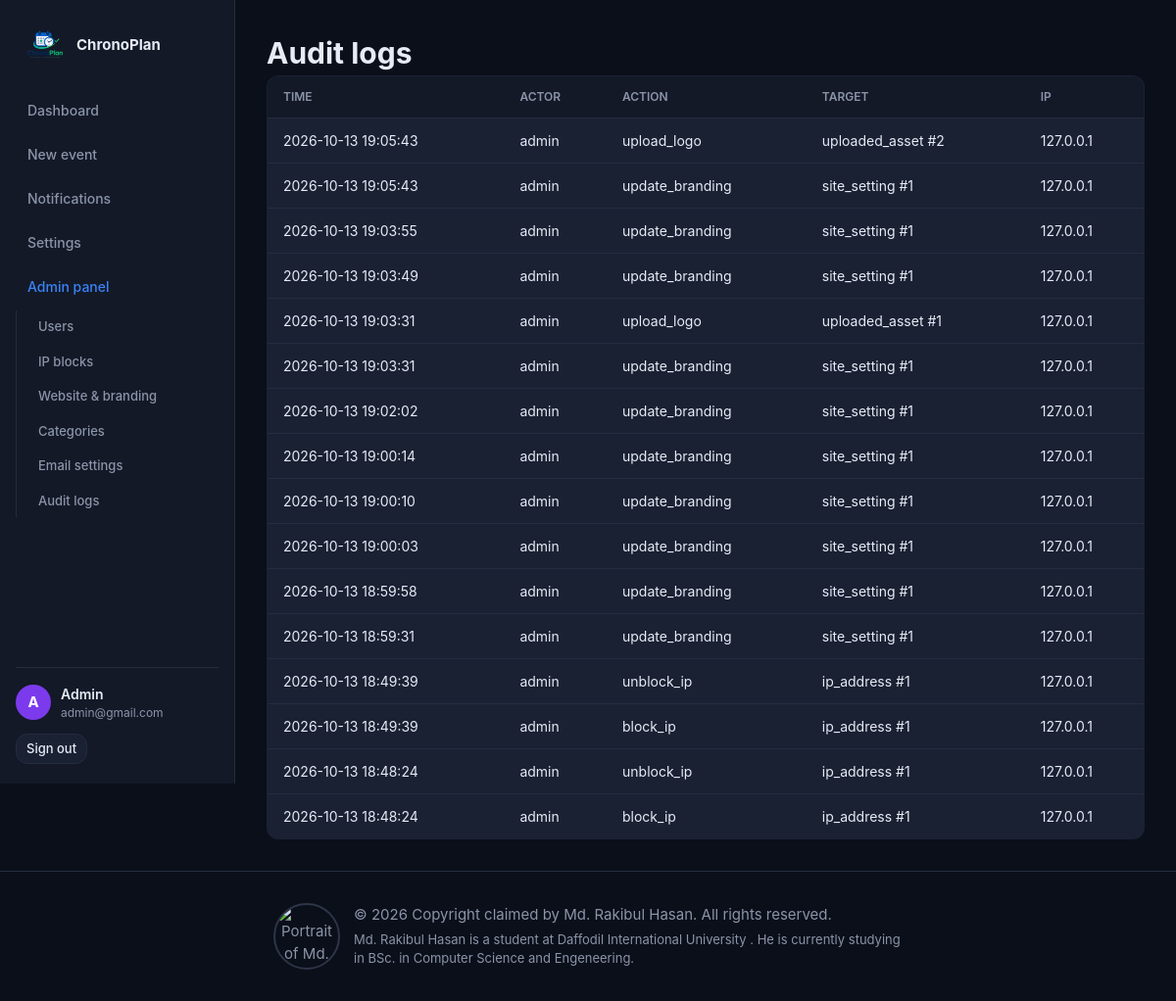
Screenshot of /admin/audit-logs (signed in) with the database file from the repository.
### app.py (models this page shows, shortened)
class SiteSetting(db.Model):
    __tablename__ = 'site_settings'
    id = db.Column(db.Integer, primary_key=True)
    site_name = db.Column(db.String(120), default='ChronoPlan', nullable=False)
    site_tagline = db.Column(db.String(255), default='Plan ahead. Live in the moment.',
                             nullable=False)
    site_description = db.Column(db.Text,
        default='A personal countdown and goal management platform.', nullable=False)
    footer_text = db.Column(db.Text, default='', nullable=False)
    copyright_owner = db.Column(db.String(120), default='Md. Rakibul Hasan', nullable=False)
    logo_url = db.Column(db.String(255), default='', nullable=False)
    favicon_url = db.Column(db.String(255), default='', nullable=False)
    accent_color = db.Column(db.String(20), default='#7c3aed', nullable=False)
    default_theme = db.Column(db.String(10), default='dark', nullable=False)
    hero_title = db.Column(db.String(200), default='Count down to what matters.',
                           nullable=False)
    hero_subtitle = db.Column(db.Text,
        default="Track exams, deadlines, goals, and life's most important moments.",
        nullable=False)
    registration_enabled = db.Column(db.Boolean, default=True, nullable=False)
    maintenance_mode = db.Column(db.Boolean, default=False, nullable=False)
    default_timezone = db.Column(db.String(50), default='UTC', nullable=False)
    max_upload_mb = db.Column(db.Integer, default=16, nullable=False)
    contact_email = db.Column(db.String(120), default='', nullable=False)
    social_twitter = db.Column(db.String(255), default='', nullable=False)
    social_github = db.Column(db.String(255), default='', nullable=False)
    social_linkedin = db.Column(db.String(255), default='', nullable=False)
    updated_at = db.Column(db.DateTime, default=utcnow, onupdate=utcnow)
    @classmethod
    def get(cls):
        s = cls.query.first()
        if not s:
            s = cls()
            db.session.add(s)
            db.session.commit()
        return s

class User(UserMixin, db.Model):
    __tablename__ = 'users'
    id = db.Column(db.Integer, primary_key=True)
    name = db.Column(db.String(120), nullable=False)
    username = db.Column(db.String(80), unique=True, nullable=False, index=True)
    email = db.Column(db.String(255), unique=True, nullable=False, index=True)
    password_hash = db.Column(db.String(255), nullable=False)
    role = db.Column(db.String(20), default=Role.USER, nullable=False)
    is_active_user = db.Column(db.Boolean, default=True, nullable=False)
    profile_picture = db.Column(db.String(255), nullable=True)
    email_verified = db.Column(db.Boolean, default=False)
    created_at = db.Column(db.DateTime, default=utcnow, nullable=False)
    last_seen = db.Column(db.DateTime, default=utcnow, onupdate=utcnow)
    preferences = db.relationship('UserPreference', uselist=False,
                                  back_populates='user', cascade='all, delete-orphan')
    events = db.relationship('CountdownEvent', back_populates='user',
                             cascade='all, delete-orphan', lazy='dynamic')
    notifications = db.relationship('Notification', back_populates='user',
                                    cascade='all, delete-orphan', lazy='dynamic')
    @property
    def is_active(self):
        return self.is_active_user
    @property
    def is_admin(self):
        return self.role == Role.ADMIN

class AuditLog(db.Model):
    __tablename__ = 'audit_logs'
    id = db.Column(db.Integer, primary_key=True)
    actor_id = db.Column(db.Integer, db.ForeignKey('users.id', ondelete='SET NULL'),
                         nullable=True)
    actor_username = db.Column(db.String(80), nullable=True)
    action = db.Column(db.String(100), nullable=False, index=True)
    target_type = db.Column(db.String(50), nullable=True)
    target_id = db.Column(db.Integer, nullable=True)
    metadata_json = db.Column('metadata', db.JSON, nullable=True)
    ip_address = db.Column(db.String(45), nullable=True)
    timestamp = db.Column(db.DateTime, default=utcnow, nullable=False, index=True)
    actor = db.relationship('User')

### app.py (the view)
@app.route('/admin/audit-logs')
@login_required
@admin_required
def admin_audit_logs():
    page = request.args.get('page', 1, type=int)
    pagination = AuditLog.query.order_by(AuditLog.timestamp.desc()) \
        .paginate(page=page, per_page=50, error_out=False)
    return render_template('admin/audit_logs.html',
        logs=pagination.items, pagination=pagination)

### app.py (called while the page is built)
def admin_required(f):
    @wraps(f)
    def decorated(*args, **kwargs):
        if not current_user.is_authenticated:
            abort(401)
        if not current_user.is_admin:
            abort(403)
        return f(*args, **kwargs)
    return decorated

def get_settings():
    return SiteSetting.get()

@login_manager.user_loader
def load_user(user_id):
    return User.query.get(int(user_id))

@app.context_processor
def inject_unread_notifications():
    unread = 0
    if current_user.is_authenticated:
        unread = Notification.query.filter_by(
            user_id=current_user.id, is_read=False
        ).count()
    return {'unread_notifications': unread}

@app.before_request
def reject_blocked_ip():
    remote_addr = request.remote_addr
    if not remote_addr:
        return
    try:
        address = ipaddress.ip_address(remote_addr).compressed
    except ValueError:
        return
    if BlockedIP.query.filter_by(address=address).first():
        abort(403)

@app.after_request
def add_security_headers(resp):
    resp.headers.setdefault('X-Content-Type-Options', 'nosniff')
    resp.headers.setdefault('X-Frame-Options', 'SAMEORIGIN')
    resp.headers.setdefault('X-XSS-Protection', '1; mode=block')
    resp.headers.setdefault('Referrer-Policy',
                           'strict-origin-when-cross-origin')
    return resp

@app.before_request
def check_maintenance():
    try:
        s = get_settings()
        if s.maintenance_mode:
            public = ['static', 'serve_upload', 'login']
            if request.endpoint and request.endpoint not in public:
                if not (current_user.is_authenticated and current_user.is_admin):
                    return render_template('errors/maintenance.html'), 503
    except Exception:
        pass

@app.before_request
def admin_gate():
    if request.endpoint and request.endpoint.startswith('admin_'):
        if not current_user.is_authenticated:
            return redirect(url_for('login', next=request.url))
        if not current_user.is_admin:
            abort(403)

### templates/admin/audit_logs.html (shortened to what this page needs)
{% extends 'dashboard_base.html' %}
{% block dashboard_content %}
<h1>Audit logs</h1>
<table class="admin-table">
  <thead><tr><th>Time</th><th>Actor</th><th>Action</th><th>Target</th><th>IP</th></tr></thead>
  <tbody>
    {% for log in logs %}
    <tr>
      <td>{{ log.timestamp.strftime('%Y-%m-%d %H:%M:%S') }}</td>
      <td>{{ log.actor_username or '—' }}</td>
      <td>{{ log.action }}</td>
      <td>{{ log.target_type }} #{{ log.target_id or '—' }}</td>
      <td>{{ log.ip_address or '—' }}</td>
    </tr>
    {% endfor %}
  </tbody>
</table>
{% endblock %}

### templates/dashboard_base.html (shortened to what this page needs)
{% extends 'base.html' %}
{% block layout %}
<div class="app-shell">
  <aside class="sidebar">
    <a class="sidebar-brand" href="{{ url_for('dashboard_index') }}">
      {% if logo_url %}
      <img src="/uploads/{{ logo_url }}" alt="{{ site_name }}" class="sidebar-logo">
      {% else %}
      <span class="brand-mark small"></span>
      {% endif %}
      <span>{{ site_name }}</span>
    </a>
    <nav class="sidebar-nav">
      <a href="{{ url_for('dashboard_index') }}" class="sidebar-link">Dashboard</a>
      <a href="{{ url_for('new_event') }}" class="sidebar-link">New event</a>
      <a href="{{ url_for('notifications') }}" class="sidebar-link">
        Notifications
      </a>
      <a href="{{ url_for('dashboard_settings') }}" class="sidebar-link">Settings</a>
      {% if current_user.is_admin %}
      <a href="{{ url_for('admin_overview') }}" class="sidebar-link admin-link">Admin panel</a>
      <div class="sidebar-admin-links" aria-label="Administration">
        <a href="{{ url_for('admin_users') }}" class="sidebar-link">Users</a>
        <a href="{{ url_for('admin_ip_blocks') }}" class="sidebar-link">IP blocks</a>
        <a href="{{ url_for('admin_branding') }}" class="sidebar-link">Website & branding</a>
        <a href="{{ url_for('admin_categories') }}" class="sidebar-link">Categories</a>
        <a href="{{ url_for('admin_smtp') }}" class="sidebar-link">Email settings</a>
        <a href="{{ url_for('admin_audit_logs') }}" class="sidebar-link">Audit logs</a>
      </div>
      {% endif %}
    </nav>
    <div class="sidebar-footer">
      <div class="user-chip">
        {% if current_user.profile_picture %}
        <img src="/uploads/{{ current_user.profile_picture }}" class="avatar">
        {% else %}
        <span class="avatar placeholder">{{ current_user.name[0]|upper }}</span>
        {% endif %}
        <div>
          <div class="user-name">{{ current_user.name }}</div>
          <div class="user-email muted">{{ current_user.email }}</div>
        </div>
      </div>
      <a href="{{ url_for('logout') }}" class="btn btn-ghost btn-sm">Sign out</a>
    </div>
  </aside>
  <main class="main-content">
    {% block dashboard_content %}{% endblock %}
  </main>
</div>
{% endblock %}

### templates/base.html (shortened to what this page needs)
<!DOCTYPE html>
<html lang="en" data-theme="{{ current_user.preferences.theme if current_user.is_authenticated and current_user.preferences else default_theme }}">
<head>
  <link rel="stylesheet" href="{{ url_for('static', filename='css/main.css') }}">
</head>
<body>
  {% block layout %}{% endblock %}
  <footer class="site-footer">
    <div class="container footer-content">
      <p class="copyright-credit">
        <img class="copyright-portrait"
             src="{{ url_for('static', filename='images/copyright-holder.jpe') }}"
             alt="Portrait of {{ copyright_owner }}">
        <span class="copyright-details">
          <span>© {{ current_year }} Copyright claimed by {{ copyright_owner }}. All rights reserved.</span>
          <span class="copyright-description">Md. Rakibul Hasan is a student at Daffodil International University . He is currently studying in BSc. in Computer Science and Engeneering.</span>
        </span>
      </p>
    </div>
  </footer>
</body>
</html>

### static/css/main.css (style rules this page uses)
:root { --bg: #0b0f1a; --bg-elevated: #131927; --bg-card: #1a2133; --bg-input: #0f1626; --text: #e6ebf5; --text-muted: #8b94a8; --text-faint: #5a6378; --border: #252c3f; --border-light: #2d3548; --accent: #7c3aed; --accent-2: #3b82f6; --accent-glow: rgba(124,58,237,0.4); --danger: #ef4444; --success: #22c55e; --warning: #f59e0b; --info: #3b82f6; --radius: 12px; --radius-lg: 16px; --shadow: 0 4px 12px rgba(0,0,0,0.25); --shadow-lg: 0 8px 32px rgba(0,0,0,0.4); --font: 'Inter', -apple-system, BlinkMacSystemFont, 'Segoe UI', Roboto, sans-serif; }
* { box-sizing: border-box; margin: 0; padding: 0; }
html, body { height: 100%; }
body { background-color: var(--bg); background-image: linear-gradient(rgba(11,15,26,0.86), rgba(11,15,26,0.92)), url("https://png.pngtree.com/background/20250104/original/pngtree-free-hd-wallpaper-4k-new-background-picture-image_15546678.jpg"); background-position: center; background-size: cover; background-attachment: fixed; color: var(--text); font-family: var(--font); font-size: 15px; line-height: 1.5; -webkit-font-smoothing: antialiased; }
a { color: var(--accent-2); text-decoration: none; }
.container { max-width: 1200px; margin: 0 auto; padding: 0 24px; }
.btn { display: inline-flex; align-items: center; gap: 6px; padding: 9px 16px; border: 1px solid transparent; background: transparent; color: var(--text); border-radius: var(--radius); cursor: pointer; font-size: 14px; font-weight: 500; transition: all 0.15s ease; text-decoration: none; }
.btn-ghost { background: var(--bg-card); border-color: var(--border); }
.btn-sm { padding: 5px 10px; font-size: 13px; }
.site-footer { padding: 32px 0; border-top: 1px solid var(--border); color: var(--text-muted); text-align: center; }
.footer-content { display: flex; flex-direction: column; align-items: center; gap: 12px; }
.copyright-credit { display: flex; align-items: center; justify-content: center; gap: 14px; }
.copyright-portrait { width: 68px; height: 68px; flex: 0 0 68px; border-radius: 50%; object-fit: cover; border: 2px solid var(--border-light); }
.copyright-details { display: flex; flex-direction: column; align-items: flex-start; gap: 4px; text-align: left; }
.copyright-description { max-width: 560px; font-size: 13px; }
.app-shell { display: grid; grid-template-columns: 240px 1fr; min-height: 100vh; }
.sidebar { background: var(--bg-elevated); border-right: 1px solid var(--border); padding: 20px 16px; display: flex; flex-direction: column; gap: 20px; position: sticky; top: 0; height: 100vh; }
.sidebar-brand { display: flex; align-items: center; gap: 10px; color: var(--text); font-weight: 700; padding: 4px 8px; }
.sidebar-logo { display: block; width: auto; height: 44px; max-width: 100%; object-fit: contain; }
.sidebar-nav { display: flex; flex-direction: column; gap: 4px; }
.sidebar-admin-links { display: flex; flex-direction: column; gap: 2px; padding-left: 10px; border-left: 1px solid var(--border); }
.sidebar-admin-links .sidebar-link { padding-top: 7px; padding-bottom: 7px; font-size: 13px; }
.sidebar-link { display: flex; align-items: center; justify-content: space-between; padding: 10px 12px; border-radius: var(--radius); color: var(--text-muted); font-size: 14px; font-weight: 500; }
.admin-link { color: var(--accent-2) !important; }
.sidebar-footer { margin-top: auto; padding-top: 16px; border-top: 1px solid var(--border); }
.user-chip { display: flex; align-items: center; gap: 10px; margin-bottom: 12px; }
.user-name { font-size: 14px; font-weight: 600; }
.user-email { font-size: 12px; color: var(--text-muted); }
.avatar { width: 36px; height: 36px; border-radius: 50%; object-fit: cover; }
.avatar.placeholder { display: inline-flex; align-items: center; justify-content: center; background: var(--accent); color: white; font-weight: 700; }
.main-content { padding: 32px; overflow-x: hidden; }
.muted { color: var(--text-muted); }
.admin-table { width: 100%; border-collapse: collapse; background: var(--bg-card); border-radius: var(--radius); overflow: hidden; border: 1px solid var(--border); }
.admin-table th, .admin-table td { padding: 12px 16px; text-align: left; border-bottom: 1px solid var(--border); font-size: 14px; }
.admin-table th { background: var(--bg-elevated); color: var(--text-muted); font-weight: 600; text-transform: uppercase; font-size: 12px; }
.admin-table tr:last-child td { border-bottom: none; }

### rows the page displays
SiteSetting: logo_url (picture), site_name "ChronoPlan", copyright_owner "Md. Rakibul Hasan"
User: name "A", name "Admin", email "admin@gmail.com"
AuditLog: timestamp "2026-10-13 19:05:43", actor_username "admin", action "upload_logo", target_type "uploaded_asset", target "2", ip_address "127.0.0.1"
AuditLog: timestamp "2026-10-13 19:05:43", actor_username "admin", action "update_branding", target_type "site_setting", target "1", ip_address "127.0.0.1"
AuditLog: timestamp "2026-10-13 19:03:55", actor_username "admin", action "update_branding", target_type "site_setting", target "1", ip_address "127.0.0.1"
AuditLog: timestamp "2026-10-13 19:03:49", actor_username "admin", action "update_branding", target_type "site_setting", target "1", ip_address "127.0.0.1"
AuditLog: timestamp "2026-10-13 19:03:31", actor_username "admin", action "upload_logo", target_type "uploaded_asset", target "1", ip_address "127.0.0.1"
AuditLog: timestamp "2026-10-13 19:03:31", actor_username "admin", action "update_branding", target_type "site_setting", target "1", ip_address "127.0.0.1"
AuditLog: timestamp "2026-10-13 19:02:02", actor_username "admin", action "update_branding", target_type "site_setting", target "1", ip_address "127.0.0.1"
AuditLog: timestamp "2026-10-13 19:00:14", actor_username "admin", action "update_branding", target_type "site_setting", target "1", ip_address "127.0.0.1"
AuditLog: timestamp "2026-10-13 19:00:10", actor_username "admin", action "update_branding", target_type "site_setting", target "1", ip_address "127.0.0.1"
AuditLog: timestamp "2026-10-13 19:00:03", actor_username "admin", action "update_branding", target_type "site_setting", target "1", ip_address "127.0.0.1"
AuditLog: timestamp "2026-10-13 18:59:58", actor_username "admin", action "update_branding", target_type "site_setting", target "1", ip_address "127.0.0.1"
AuditLog: timestamp "2026-10-13 18:59:31", actor_username "admin", action "update_branding", target_type "site_setting", target "1", ip_address "127.0.0.1"
AuditLog: timestamp "2026-10-13 18:49:39", actor_username "admin", action "unblock_ip", target_type "ip_address", target "1", ip_address "127.0.0.1"
AuditLog: timestamp "2026-10-13 18:49:39", actor_username "admin", action "block_ip", target_type "ip_address", target "1", ip_address "127.0.0.1"
AuditLog: timestamp "2026-10-13 18:48:24", actor_username "admin", action "unblock_ip", target_type "ip_address", target "1", ip_address "127.0.0.1"
AuditLog: timestamp "2026-10-13 18:48:24", actor_username "admin", action "block_ip", target_type "ip_address", target "1", ip_address "127.0.0.1"
